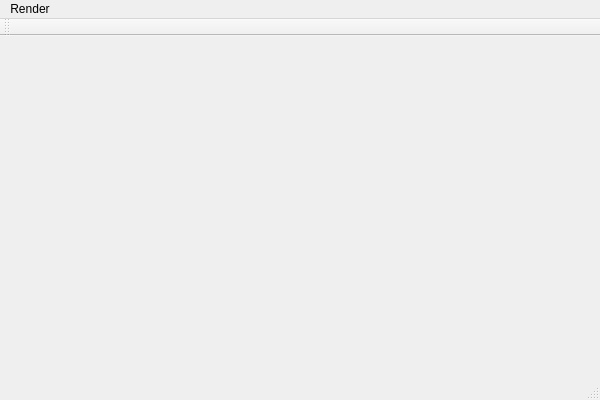
<?xml version="1.0" encoding="UTF-8"?>
<ui version="4.0">
 <class>MapEditorD3DClass</class>
 <widget class="QMainWindow" name="MapEditorD3DClass">
  <property name="geometry">
   <rect>
    <x>0</x>
    <y>0</y>
    <width>600</width>
    <height>400</height>
   </rect>
  </property>
  <property name="windowTitle">
   <string>MapEditorD3D</string>
  </property>
  <widget class="QWidget" name="centralWidget"/>
  <widget class="QMenuBar" name="menuBar">
   <property name="geometry">
    <rect>
     <x>0</x>
     <y>0</y>
     <width>600</width>
     <height>17</height>
    </rect>
   </property>
   <widget class="QMenu" name="menuRender">
    <property name="title">
     <string>Render</string>
    </property>
    <widget class="QMenu" name="menuRenderMode">
     <property name="title">
      <string>Render Mode</string>
     </property>
     <addaction name="actionSolid"/>
     <addaction name="actionWire"/>
    </widget>
    <addaction name="menuRenderMode"/>
   </widget>
   <addaction name="menuRender"/>
  </widget>
  <widget class="QToolBar" name="mainToolBar">
   <attribute name="toolBarArea">
    <enum>TopToolBarArea</enum>
   </attribute>
   <attribute name="toolBarBreak">
    <bool>false</bool>
   </attribute>
  </widget>
  <widget class="QStatusBar" name="statusBar"/>
  <action name="actionSolid">
   <property name="text">
    <string>Solid</string>
   </property>
  </action>
  <action name="actionWire">
   <property name="text">
    <string>Wire</string>
   </property>
  </action>
 </widget>
 <layoutdefault spacing="6" margin="11"/>
 <resources>
  <include location="mapeditord3d.qrc"/>
 </resources>
 <connections/>
</ui>
